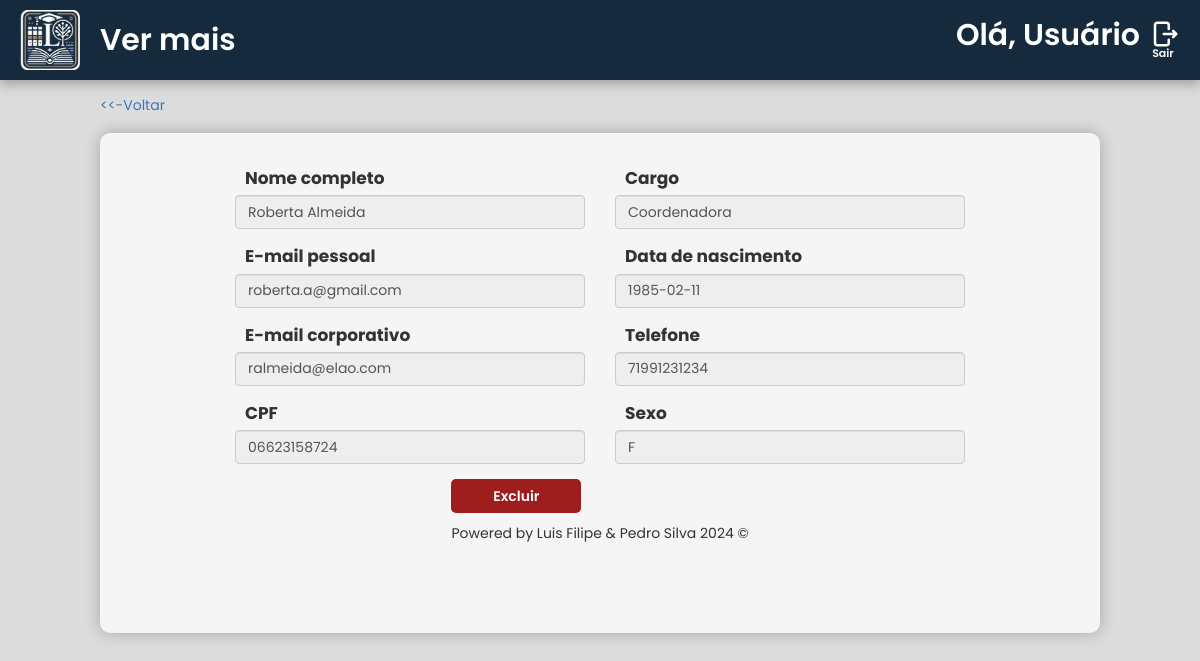
Screenshot of /src/diretoria/visualizar-funcionarios/detalhes.php?id_func=1 with the database file from the repository.
### tables this page shows
create table
    apoio (
        id_func bigint auto_increment primary key,
        nome_func varchar(70) not null,
        email_pess_func VARCHAR(150) UNIQUE NOT NULL,
        email_corp_func VARCHAR(150) UNIQUE NOT NULL,
        telefone_func VARCHAR(11) NOT NULL,
        cpf_func varchar(11) not null unique,
        sexo_func varchar(1) not null,
        nascimento_func date not null,
        senha_func varchar(25) not null,
        cargo_func varchar(100) not null
    );

### src/diretoria/visualizar-funcionarios/detalhes.php (the view, shortened to what this page needs)
<?php
require '../../scripts/conn.php';
$id = $_GET['id_func'];
$sql = $pdo->prepare("SELECT * FROM apoio WHERE id_func = :id_func");
$sql->bindValue(':id_func', $id);
$sql->execute();
if ($sql->rowCount() == 1) {
    $usuario = $sql->fetch(PDO::FETCH_BOTH);
    $nome_func = $usuario['nome_func'];
    $email_pess_func = $usuario['email_pess_func'];
    $email_corp_func = $usuario['email_corp_func'];
    $telefone_func = $usuario['telefone_func'];
    $cpf_func = $usuario['cpf_func'];
    $sexo_func = $usuario['sexo_func'];
    $nascimento_func = $usuario['nascimento_func'];
    $cargo_func = $usuario['cargo_func'];
}
?>
<!DOCTYPE html>
<html lang="pt-br">
<head>
    <link rel="stylesheet" href="https://maxcdn.bootstrapcdn.com/bootstrap/3.3.7/css/bootstrap.min.css"
>
    <link rel="stylesheet" href="style.css">
</head>
<body>
    <header>
        <img src="../../../assets/images/LogoEscolaSemFundo.png" alt="Logo da Clinica" class="LogoClinica">Ver mais
        <div class="areauser">
            <p class="nomeuser">Olá, <?php echo isset($_SESSION['session_nome']) ? explode(' ', $_SESSION['session_nome'])[0] : 'Usuário'; ?></p>
            <a href="../../scripts/sair.php"><img src="../../../assets/images/logout-svgrepo-com.svg" alt="Sair" class="logouticon">
                <p class="txtsair">Sair</p>
            </a>
        </div>
    </header>
    <div class="opcvoltar"><a href="index.php"><<-Voltar </a></div>
    <div class="container">
        <form class="form-cad" id="form-cad" action="../backend/excluir-funcionario.php" method="POST">
            <div class="coluna">
                <div class="form-group">
                    <label for="exampleInputNome1">Nome completo</label>
                    <input type="text" class="form-control" name="nome" id="nome" placeholder="Insira seu nome completo" value="<?php echo ($nome_func) ?>" disabled>
                </div>
                <div class="form-group">
                    <label for="exampleInputNome1">E-mail pessoal</label>
                    <input type="text" class="form-control" name="email-pessoal" id="email-pessoal" placeholder="Insira seu e-mail" value="<?php echo ($email_pess_func) ?>" disabled>
                </div>
                <div class="form-group">
                    <label for="exampleInputNome1">E-mail corporativo</label>
                    <input type="text" class="form-control" name="email-pessoal" id="email-pessoal" placeholder="Insira seu e-mail" value="<?php echo ($email_corp_func) ?>" disabled>
                </div>
                <div class="form-group">
                    <label for="exampleInputEmail1">CPF</label>
                    <input type="text" class="form-control" name="cpf" id="cpf" placeholder="Insira seu CPF" value="<?php echo ($cpf_func) ?>" disabled>
                </div>
            </div>
            <div class="coluna">
                <div class="form-group">
                    <label for="exampleInputEmail1">Cargo</label>
                    <input class="form-control" name="materia" id="materia" value="<?php echo ($cargo_func) ?>" disabled>
                </div>
                <div class="form-group">
                    <label for="exampleInputEmail1">Data de nascimento</label>
                    <input type="text" class="form-control" name="data-nascimento" id="exampleInputEmail1" value="<?php echo ($nascimento_func) ?>" disabled>
                </div>
                <div class="form-group">
                    <label for="exampleInputEmail1">Telefone</label>
                    <input type="text" class="form-control" name="telefone" value="<?php echo ($telefone_func) ?>" disabled>
                </div>
                <div class="form-group">
                    <label for="exampleInputPassword1">Sexo</label>
                    <input class="form-control" name="sexo" id="sexo" value="<?php echo ($sexo_func) ?>" disabled>
                </div>
            </div>
        </form>
        <form action="../backend/excluir-funcionario.php" method="POST" class="excluir-func" id="excluir-func">
            <button type="submit" class="btnExcluir">Excluir</button>
            <p class="creds" style="margin-top: 1rem;">Powered by Luis Filipe & Pedro Silva 2024 ©</p>
        </form>
    </div>
</body>
</html>

### src/diretoria/visualizar-funcionarios/style.css (style rules this page uses)
* { font-family: "Poppins", sans-serif; margin: 0px; padding: 0px; }
body { background-color: gainsboro; }
header { background-color: #162a3d; display: flex; align-items: center; color: white; font-size: 30px; font-weight: 600; text-align: center; margin-bottom: -0.5rem; box-shadow: 0px 5px 10px rgba(0, 0, 0, 0.25); }
.opcvoltar { margin-top: 2rem; margin-left: 10rem; }
.LogoClinica { width: 60px; margin-left: 2rem; margin-top: 1rem; margin-bottom: 1rem; margin-right: 2rem; }
.areauser { position: absolute; right: 2rem; display: flex; align-items: center; gap: 10px; }
.logouticon { height: 30px; }
a { margin-top: 0.3rem; text-decoration: none; }
.txtsair { text-decoration: none; font-size: 11px; margin-top: -0.8rem; margin-left: -0.4rem; color: white; }
.container { margin-bottom: 5rem; align-items: center; justify-items: center; margin-top: 1.5%; max-width: 100rem; min-width: 25rem; max-height: 100rem; min-height: 50rem; background-color: whitesmoke; box-shadow: 0px 0px 15px rgba(0, 0, 0, 0.25); border-radius: 10px; padding: 2.3rem; overflow: auto; }
.btnExcluir { min-width: 13rem; background-color: #9e1d1d; font-weight: 600; padding: 0.7rem; border-radius: 5px; border: none; transition: 300ms; color: white; justify-items: center; justify-content: center; }
.form-cad { margin-top: 1rem; display: flex; flex-direction: row; gap: 3rem; }
.form-group label { font-size: 17px; margin-left: 1rem; }
input { max-width: 35rem; min-width: 35rem; }

### rows the page displays
apoio: nome "Roberta Almeida", email-pessoal "roberta.a@gmail.com", email-pessoal "ralmeida@elao.com", cpf "06623158724", materia "Coordenadora", data-nascimento "1985-02-11", telefone "71991231234", sexo "F"
